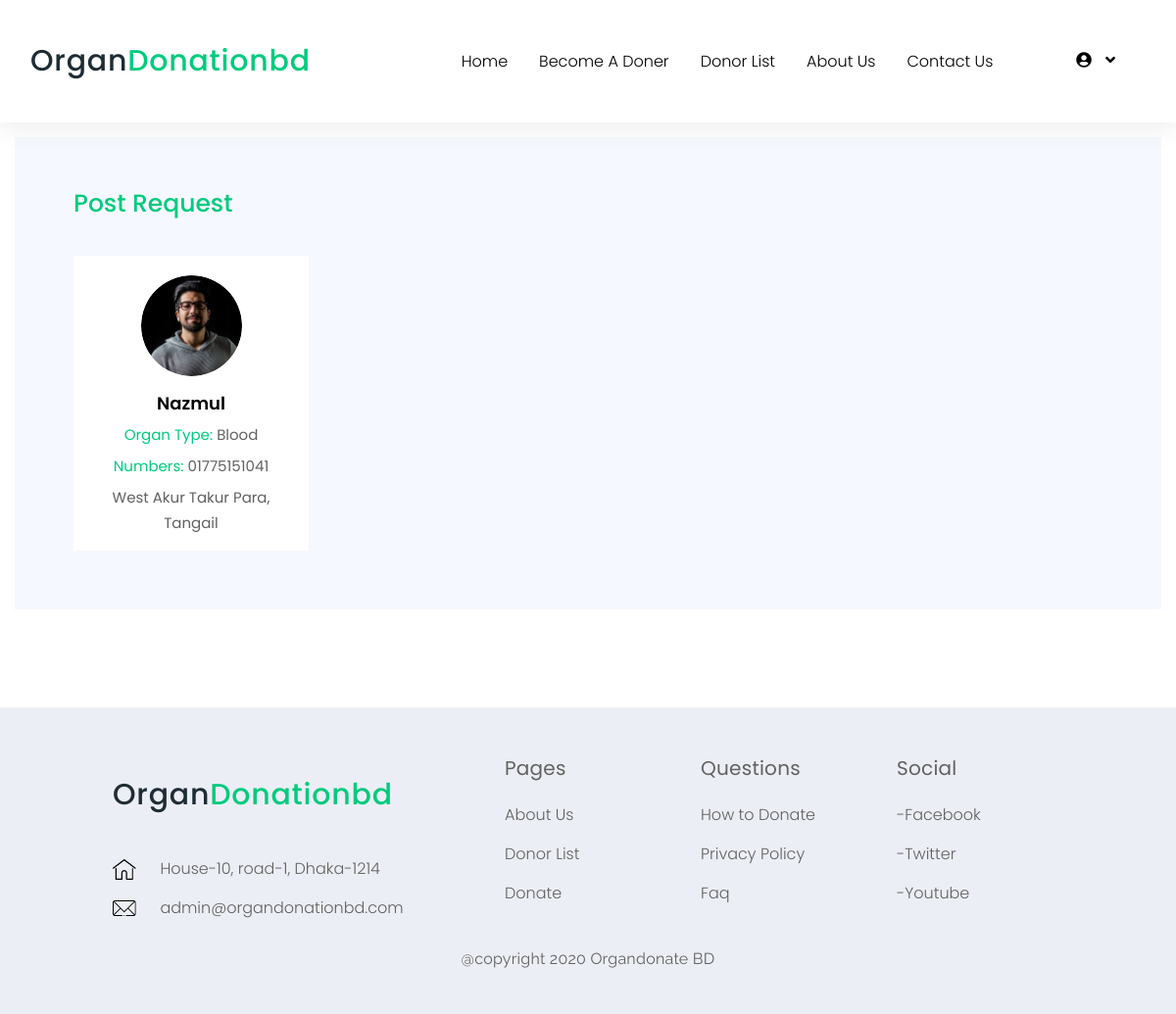
Page /post.php (signed in) on the earlier database version.
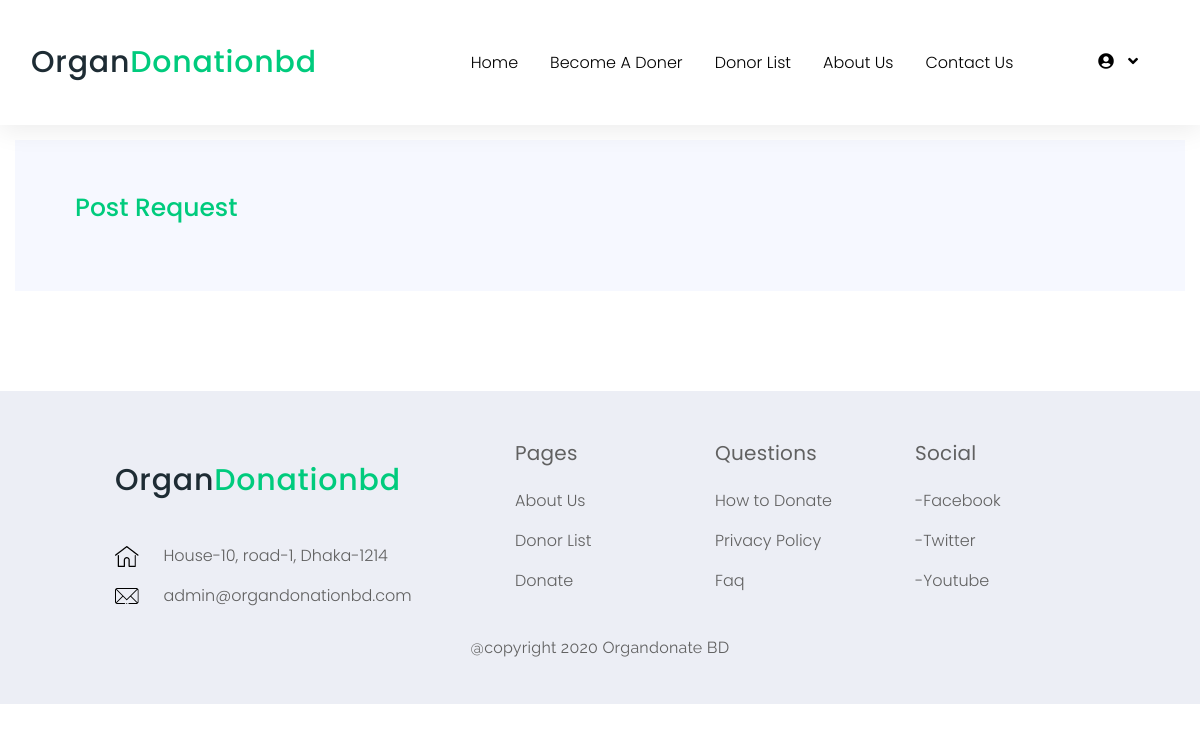
Same page on the later database version.
### tables this page shows
CREATE TABLE IF NOT EXISTS `post_request` (
  `id` int(10) NOT NULL AUTO_INCREMENT,
  `patientName` varchar(100) NOT NULL,
  `address` varchar(255) NOT NULL,
  `phone` varchar(30) NOT NULL,
  `requiredorgan` varchar(100) NOT NULL,
  `prescription` varchar(255) NOT NULL,
  `email` varchar(30) NOT NULL,
  `donate_user` varchar(100) NOT NULL,
  `action` int(11) NOT NULL DEFAULT 0,
  PRIMARY KEY (`id`)
);

### post.php (the view, shortened to what this page needs)
<?php
	include_once("header/header.php");
	$donerquery = "SELECT * FROM post_request";
	$donerresult = mysqli_query($connect, $donerquery);
?>
<main class="main-wrap">
        <section class="organ-donors-sec organ-donors-sec-1">
            <div class="container">
                <div class="organ-donors-sc">
                	<h3 class="organ-donors-title">Post Request</h3>
                    <div class="row">
                    	<?php
                    		foreach ($donerresult as $data):
                    		if($data['action'] == 1):
                    	?>
                        <div class="col-xl-3 col-lg-4 col-md-6">
                            <div class="single-organ-donors-inner text-center">
                                <div class="thumb">
                                    <img src="img/donors/1.png" alt="img">
                                </div>
                                <div class="details">
                                    <h3><?php echo $data['patientName'];?></h3>
                                    <ul class="meta">
                                        <li><span>Organ Type:</span> <?php echo $data['requiredorgan'];?></li>
                                        <li><span>Numbers:</span> <?php echo $data['phone'];?></li>
                                        <li><?php echo $data['address'];?></li>
                                    </ul>
                                </div>
                            </div>
                        </div>
                        <?php
                        	endif;
                    		endforeach;
                    	?>
                    </div>
                </div>
            </div>
        </section>
<?php
	include_once("header/footer.php");
?>

Differences in the rows shown:
removed post_request: action 1 (drawn), patientName "Nazmul", requiredorgan "Blood", phone "01775151041", address "West Akur Takur Para, Tangail"
